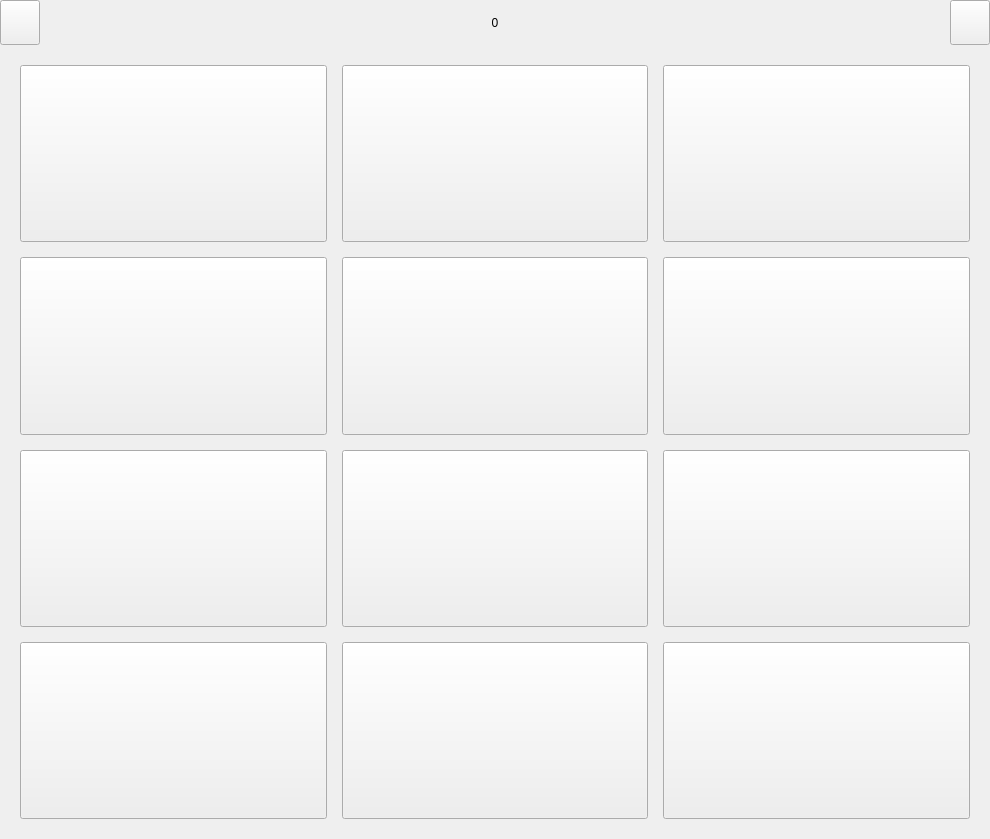
<?xml version="1.0" encoding="UTF-8"?>
<ui version="4.0">
 <class>IndexForm</class>
 <widget class="QWidget" name="IndexForm">
  <property name="geometry">
   <rect>
    <x>0</x>
    <y>0</y>
    <width>990</width>
    <height>839</height>
   </rect>
  </property>
  <property name="windowTitle">
   <string>Form</string>
  </property>
  <layout class="QVBoxLayout" name="verticalLayout_2">
   <property name="spacing">
    <number>0</number>
   </property>
   <property name="leftMargin">
    <number>0</number>
   </property>
   <property name="topMargin">
    <number>0</number>
   </property>
   <property name="rightMargin">
    <number>0</number>
   </property>
   <property name="bottomMargin">
    <number>0</number>
   </property>
   <item>
    <widget class="QWidget" name="widgetMain" native="true">
     <layout class="QVBoxLayout" name="verticalLayout">
      <property name="spacing">
       <number>0</number>
      </property>
      <property name="leftMargin">
       <number>0</number>
      </property>
      <property name="topMargin">
       <number>0</number>
      </property>
      <property name="rightMargin">
       <number>0</number>
      </property>
      <property name="bottomMargin">
       <number>0</number>
      </property>
      <item>
       <widget class="QWidget" name="widgetTop" native="true">
        <property name="sizePolicy">
         <sizepolicy hsizetype="Preferred" vsizetype="Preferred">
          <horstretch>0</horstretch>
          <verstretch>0</verstretch>
         </sizepolicy>
        </property>
        <property name="minimumSize">
         <size>
          <width>0</width>
          <height>0</height>
         </size>
        </property>
        <property name="maximumSize">
         <size>
          <width>16777215</width>
          <height>45</height>
         </size>
        </property>
        <layout class="QHBoxLayout" name="horizontalLayout">
         <property name="leftMargin">
          <number>0</number>
         </property>
         <property name="topMargin">
          <number>0</number>
         </property>
         <property name="rightMargin">
          <number>0</number>
         </property>
         <property name="bottomMargin">
          <number>0</number>
         </property>
         <item>
          <widget class="QPushButton" name="btnReturn">
           <property name="sizePolicy">
            <sizepolicy hsizetype="Minimum" vsizetype="Expanding">
             <horstretch>0</horstretch>
             <verstretch>0</verstretch>
            </sizepolicy>
           </property>
           <property name="text">
            <string/>
           </property>
          </widget>
         </item>
         <item>
          <widget class="QLabel" name="labTitle">
           <property name="sizePolicy">
            <sizepolicy hsizetype="Expanding" vsizetype="Preferred">
             <horstretch>0</horstretch>
             <verstretch>0</verstretch>
            </sizepolicy>
           </property>
           <property name="text">
            <string>0</string>
           </property>
           <property name="alignment">
            <set>Qt::AlignCenter</set>
           </property>
          </widget>
         </item>
         <item>
          <widget class="QPushButton" name="btnMsg">
           <property name="sizePolicy">
            <sizepolicy hsizetype="Minimum" vsizetype="Expanding">
             <horstretch>0</horstretch>
             <verstretch>0</verstretch>
            </sizepolicy>
           </property>
           <property name="text">
            <string/>
           </property>
          </widget>
         </item>
        </layout>
       </widget>
      </item>
      <item>
       <widget class="QStackedWidget" name="stackedWidget">
        <property name="sizePolicy">
         <sizepolicy hsizetype="Preferred" vsizetype="Preferred">
          <horstretch>0</horstretch>
          <verstretch>0</verstretch>
         </sizepolicy>
        </property>
        <property name="currentIndex">
         <number>0</number>
        </property>
        <widget class="QWidget" name="page">
         <layout class="QGridLayout" name="gridLayout">
          <property name="leftMargin">
           <number>20</number>
          </property>
          <property name="topMargin">
           <number>20</number>
          </property>
          <property name="rightMargin">
           <number>20</number>
          </property>
          <property name="bottomMargin">
           <number>20</number>
          </property>
          <property name="spacing">
           <number>15</number>
          </property>
          <item row="2" column="1">
           <widget class="QToolButton" name="btnDevice">
            <property name="sizePolicy">
             <sizepolicy hsizetype="Expanding" vsizetype="Expanding">
              <horstretch>0</horstretch>
              <verstretch>0</verstretch>
             </sizepolicy>
            </property>
            <property name="styleSheet">
             <string notr="true"/>
            </property>
            <property name="text">
             <string/>
            </property>
            <property name="toolButtonStyle">
             <enum>Qt::ToolButtonTextUnderIcon</enum>
            </property>
           </widget>
          </item>
          <item row="0" column="2">
           <widget class="QToolButton" name="btnData">
            <property name="sizePolicy">
             <sizepolicy hsizetype="Expanding" vsizetype="Expanding">
              <horstretch>0</horstretch>
              <verstretch>0</verstretch>
             </sizepolicy>
            </property>
            <property name="styleSheet">
             <string notr="true"/>
            </property>
            <property name="text">
             <string/>
            </property>
            <property name="toolButtonStyle">
             <enum>Qt::ToolButtonTextUnderIcon</enum>
            </property>
           </widget>
          </item>
          <item row="0" column="0">
           <widget class="QToolButton" name="btnViewMap">
            <property name="sizePolicy">
             <sizepolicy hsizetype="Expanding" vsizetype="Expanding">
              <horstretch>0</horstretch>
              <verstretch>0</verstretch>
             </sizepolicy>
            </property>
            <property name="styleSheet">
             <string notr="true"/>
            </property>
            <property name="text">
             <string/>
            </property>
            <property name="toolButtonStyle">
             <enum>Qt::ToolButtonTextUnderIcon</enum>
            </property>
           </widget>
          </item>
          <item row="2" column="0">
           <widget class="QToolButton" name="btnMap">
            <property name="sizePolicy">
             <sizepolicy hsizetype="Expanding" vsizetype="Expanding">
              <horstretch>0</horstretch>
              <verstretch>0</verstretch>
             </sizepolicy>
            </property>
            <property name="styleSheet">
             <string notr="true"/>
            </property>
            <property name="text">
             <string/>
            </property>
            <property name="toolButtonStyle">
             <enum>Qt::ToolButtonTextUnderIcon</enum>
            </property>
           </widget>
          </item>
          <item row="0" column="1">
           <widget class="QToolButton" name="btnViewPanel">
            <property name="sizePolicy">
             <sizepolicy hsizetype="Expanding" vsizetype="Expanding">
              <horstretch>0</horstretch>
              <verstretch>0</verstretch>
             </sizepolicy>
            </property>
            <property name="styleSheet">
             <string notr="true"/>
            </property>
            <property name="text">
             <string/>
            </property>
            <property name="toolButtonStyle">
             <enum>Qt::ToolButtonTextUnderIcon</enum>
            </property>
           </widget>
          </item>
          <item row="2" column="2">
           <widget class="QToolButton" name="btnConfig">
            <property name="sizePolicy">
             <sizepolicy hsizetype="Expanding" vsizetype="Expanding">
              <horstretch>0</horstretch>
              <verstretch>0</verstretch>
             </sizepolicy>
            </property>
            <property name="styleSheet">
             <string notr="true"/>
            </property>
            <property name="text">
             <string/>
            </property>
            <property name="toolButtonStyle">
             <enum>Qt::ToolButtonTextUnderIcon</enum>
            </property>
           </widget>
          </item>
          <item row="3" column="0">
           <widget class="QToolButton" name="btnShowCycle">
            <property name="sizePolicy">
             <sizepolicy hsizetype="Expanding" vsizetype="Expanding">
              <horstretch>0</horstretch>
              <verstretch>0</verstretch>
             </sizepolicy>
            </property>
            <property name="text">
             <string/>
            </property>
            <property name="toolButtonStyle">
             <enum>Qt::ToolButtonTextUnderIcon</enum>
            </property>
           </widget>
          </item>
          <item row="3" column="1">
           <widget class="QToolButton" name="btnShowClean">
            <property name="sizePolicy">
             <sizepolicy hsizetype="Expanding" vsizetype="Expanding">
              <horstretch>0</horstretch>
              <verstretch>0</verstretch>
             </sizepolicy>
            </property>
            <property name="text">
             <string/>
            </property>
            <property name="toolButtonStyle">
             <enum>Qt::ToolButtonTextUnderIcon</enum>
            </property>
           </widget>
          </item>
          <item row="3" column="2">
           <widget class="QToolButton" name="btnSelfCheck">
            <property name="sizePolicy">
             <sizepolicy hsizetype="Expanding" vsizetype="Expanding">
              <horstretch>0</horstretch>
              <verstretch>0</verstretch>
             </sizepolicy>
            </property>
            <property name="text">
             <string/>
            </property>
            <property name="toolButtonStyle">
             <enum>Qt::ToolButtonTextUnderIcon</enum>
            </property>
           </widget>
          </item>
          <item row="4" column="1">
           <widget class="QToolButton" name="btnLamMod">
            <property name="sizePolicy">
             <sizepolicy hsizetype="Expanding" vsizetype="Expanding">
              <horstretch>0</horstretch>
              <verstretch>0</verstretch>
             </sizepolicy>
            </property>
            <property name="text">
             <string/>
            </property>
            <property name="toolButtonStyle">
             <enum>Qt::ToolButtonTextUnderIcon</enum>
            </property>
           </widget>
          </item>
          <item row="4" column="0">
           <widget class="QToolButton" name="btnSendMod">
            <property name="sizePolicy">
             <sizepolicy hsizetype="Expanding" vsizetype="Expanding">
              <horstretch>0</horstretch>
              <verstretch>0</verstretch>
             </sizepolicy>
            </property>
            <property name="text">
             <string/>
            </property>
            <property name="toolButtonStyle">
             <enum>Qt::ToolButtonTextUnderIcon</enum>
            </property>
           </widget>
          </item>
          <item row="4" column="2">
           <widget class="QToolButton" name="btnSortMod">
            <property name="sizePolicy">
             <sizepolicy hsizetype="Expanding" vsizetype="Expanding">
              <horstretch>0</horstretch>
              <verstretch>0</verstretch>
             </sizepolicy>
            </property>
            <property name="text">
             <string/>
            </property>
            <property name="toolButtonStyle">
             <enum>Qt::ToolButtonTextUnderIcon</enum>
            </property>
           </widget>
          </item>
         </layout>
        </widget>
        <widget class="QWidget" name="page3">
         <widget class="QLabel" name="label_2">
          <property name="geometry">
           <rect>
            <x>160</x>
            <y>70</y>
            <width>351</width>
            <height>201</height>
           </rect>
          </property>
          <property name="font">
           <font>
            <pointsize>40</pointsize>
           </font>
          </property>
          <property name="text">
           <string>未实现</string>
          </property>
         </widget>
        </widget>
       </widget>
      </item>
     </layout>
    </widget>
   </item>
  </layout>
 </widget>
 <resources/>
 <connections/>
</ui>
